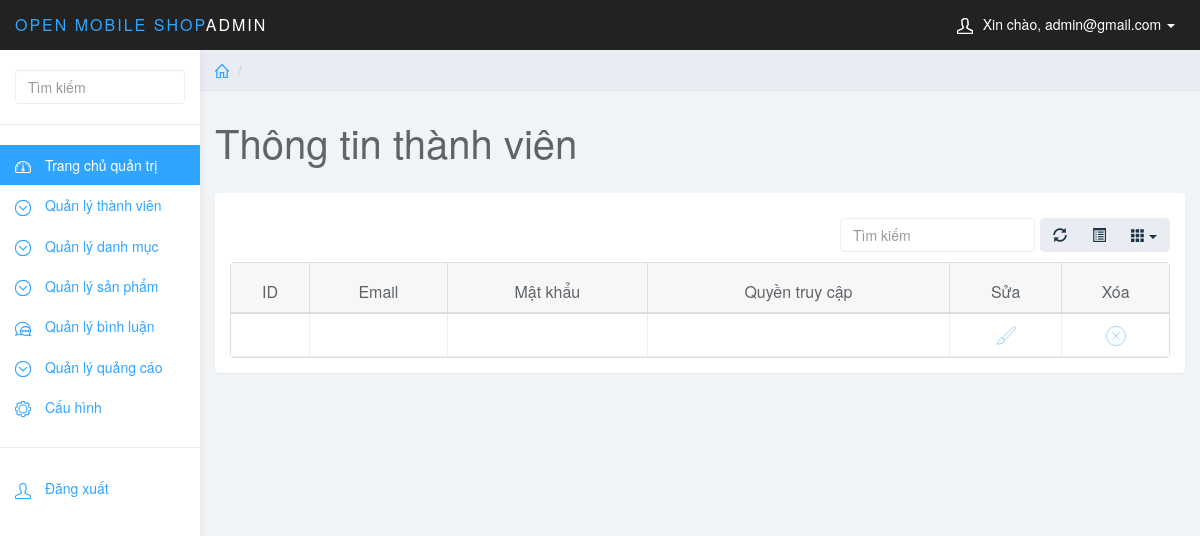
The page /quantri/quantri.php?page_layout=thongtin&email=admin@gmail.com&pass=12345 (signed in) on the database as committed earlier.
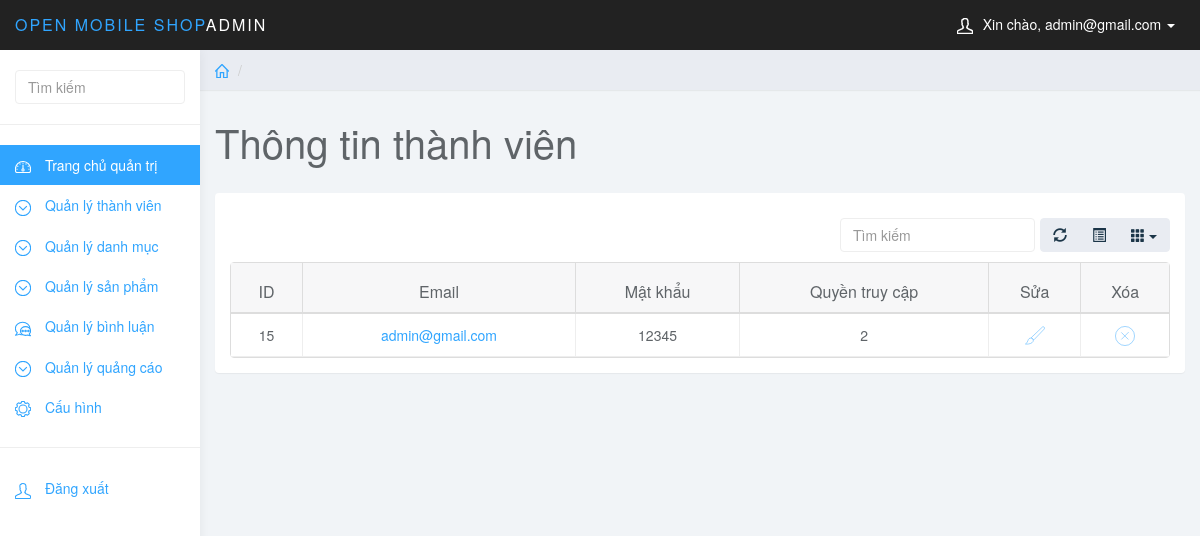
The same page on the database as committed later.
### tables this page shows
CREATE TABLE `thanhvien` (
  `id_thanhvien` int(10) NOT NULL,
  `email` varchar(255) NOT NULL,
  `mat_khau` varchar(255) NOT NULL,
  `quyen_truy_cap` int(1) NOT NULL
);

### quantri/chucnang/thanhvien/thongtin.php (the view)
<?php
	$email= $_GET['email'];
	$pass=$_GET['pass'];
	$sql="SELECT * FROM thanhvien WHERE email='$email' AND mat_khau='$pass'";
	$query=mysqli_query($conn, $sql);
	$row=mysqli_fetch_array($query);
?>
<div class="row">
    <ol class="breadcrumb">
        <li><a href="quantri.php"><svg class="glyph stroked home"><use xlink:href="#stroked-home"></use></svg></a></li>
        <li class="active"></li>
    </ol>
</div>
<div class="row">
    <div class="col-lg-12">
        <h1 class="page-header">Thông tin thành viên</h1>
    </div>
</div>
<div class="row">
    <div class="col-lg-12">
        <div class="panel panel-default">
            <div class="panel-body" style="position: relative;">
                <table data-toggle="table" data-show-refresh="true" data-show-toggle="true" data-show-columns="true" data-search="true" data-select-item-name="toolbar1" data-sort-name="name" data-sort-order="desc">
                    <thead>
                        <tr>
                            <th data-sortable="true">ID</th>
                            <th data-sortable="true">Email</th>
                            <th data-sortable="true">Mật khẩu</th>
                            <th data-sortable="true">Quyền truy cập</th>
                            <th data-sortable="true">Sửa</th>
                            <th data-sortable="true">Xóa</th>
                        </tr>
                    </thead>
                    <tbody>
                        <tr style="height: 300px;">
                            <td data-checkbox="true"><?php echo $row['id_thanhvien']; ?></td>
                            <td data-checkbox="true"><a href="quantri.php?page_layout=suatv&id_thanhvien=<?php echo $row['id_thanhvien'];?>"><?php echo $row['email']; ?></a></td>
                            <td data-checkbox="true"><?php echo $row['mat_khau']; ?></td>
                            <td data-sortable="true"><?php echo $row['quyen_truy_cap']; ?></td>
                            <td>
                                <a href="quantri.php?page_layout=suatv&id_thanhvien=<?php echo $row['id_thanhvien']; ?>"><span><svg class="glyph stroked brush" style="width: 20px;height: 20px;"><use xlink:href="#stroked-brush"/></svg></span></a>
                            </td>
                            <td>
                                <a onclick="return xoatv();" href="./chucnang/thanhvien/xoatv.php?id_thanhvien=<?php echo $row['id_thanhvien']; ?>"><span><svg class="glyph stroked cancel" style="width: 20px;height: 20px;"><use xlink:href="#stroked-cancel"/></svg></span></a>
                            </td>
                        </tr>
                    </tbody>
                </table>
            </div>
        </div>
    </div>
</div>

Rows that differ between the two databases and show on the page:
now on this page (row edited): thanhvien: id_thanhvien "15", email "admin@gmail.com", mat_khau "12345", quyen_truy_cap "2"
